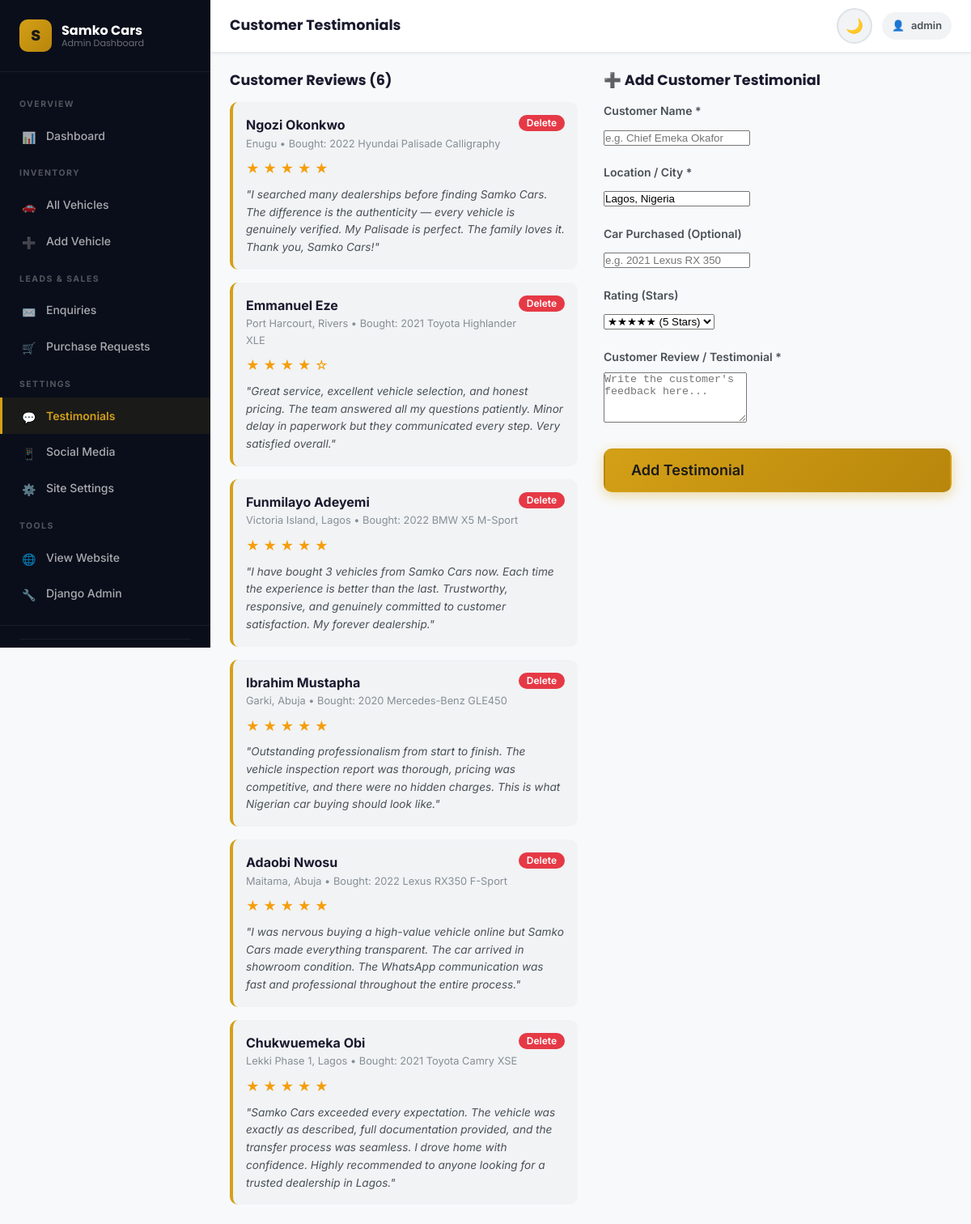
The app's page /admin-panel/testimonials/ (signed in) with its own data.
### apps/core/models.py (models this page shows, shortened)
class Testimonial(models.Model):
    name = models.CharField(max_length=120)
    location = models.CharField(max_length=120, default="Lekki, Lagos")
    vehicle_purchased = models.CharField(max_length=150, default="2021 Lexus RX 350")
    rating = models.PositiveSmallIntegerField(default=5)
    comment = models.TextField()
    is_active = models.BooleanField(default=True)
    order = models.PositiveIntegerField(default=0)
    created_at = models.DateTimeField(auto_now_add=True)
    class Meta:
        ordering = ['order', '-created_at']

### apps/admin_panel/views.py (the view, shortened to what this page needs)
# urls.py: path('testimonials/', views.testimonials_view, name='testimonials'),
@staff_required
def testimonials_view(request):
    testimonials = Testimonial.objects.all().order_by('-created_at')
    return render(request, 'admin_panel/testimonials.html', {'testimonials': testimonials})

### apps/core/models.py (called while the page is built)
    @classmethod
    def get_settings(cls):
        obj, created = cls.objects.get_or_create(id=1)
        return obj

### templates/admin_panel/testimonials.html (shortened to what this page needs)
{% extends 'admin_panel/base_admin.html' %}
{% block page_title %}Customer Testimonials{% endblock %}
{% block content %}
<div style="display:grid;grid-template-columns:1fr 1fr;gap:2rem">
  <div class="admin-card">
    <h3 style="font-size:1.1rem;font-weight:700;margin-bottom:1rem">Customer Reviews ({{ testimonials.count }})</h3>
    <div style="display:flex;flex-direction:column;gap:1rem">
      {% for test in testimonials %}
      <div style="padding:1rem;background:var(--bg-surface-2);border-radius:var(--radius-md);border-left:4px solid var(--color-primary)">
        <div style="display:flex;justify-content:space-between;align-items:flex-start;margin-bottom:0.5rem">
          <div>
            <div style="font-weight:700">{{ test.name }}</div>
            <div style="font-size:0.8rem;color:var(--text-muted)">{{ test.location }}{% if test.vehicle_purchased %} • Bought: {{ test.vehicle_purchased }}{% endif %}</div>
          </div>
          <a href="{% url 'admin_panel:testimonial_delete' test.id %}" onclick="return confirm('Delete this review?')" class="btn btn-sm btn-danger" style="padding:2px 8px;font-size:0.75rem">
            Delete
          </a>
        </div>
        <div style="color:#f59e0b;margin-bottom:0.5rem">
          {% for i in "12345"|make_list %}
            {% if forloop.counter <= test.rating %}★{% else %}☆{% endif %}
          {% endfor %}
        </div>
        <p style="font-size:0.85rem;color:var(--text-secondary);font-style:italic">"{{ test.comment }}"</p>
      </div>
      {% empty %}
      <div style="text-align:center;padding:2rem;color:var(--text-muted)">
        No customer reviews added yet. Add one using the form on the right.
      </div>
      {% endfor %}
    </div>
  </div>
  <div class="admin-card">
    <h3 style="font-size:1.1rem;font-weight:700;margin-bottom:1rem">➕ Add Customer Testimonial</h3>
    <form method="POST">
      <div class="form-group" style="margin-bottom:1.25rem">
        <label class="form-label" for="name">Customer Name *</label>
        <input type="text" id="name" name="name" class="form-input" placeholder="e.g. Chief Emeka Okafor" required>
      </div>
      <div class="form-group" style="margin-bottom:1.25rem">
        <label class="form-label" for="location">Location / City *</label>
        <input type="text" id="location" name="location" class="form-input" placeholder="e.g. Lekki, Lagos" value="Lagos, Nigeria" required>
      </div>
      <div class="form-group" style="margin-bottom:1.25rem">
        <label class="form-label" for="vehicle_purchased">Car Purchased (Optional)</label>
        <input type="text" id="vehicle_purchased" name="vehicle_purchased" class="form-input" placeholder="e.g. 2021 Lexus RX 350">
      </div>
      <div class="form-group" style="margin-bottom:1.25rem">
        <label class="form-label" for="rating">Rating (Stars)</label>
        <select id="rating" name="rating" class="form-select">
          <option value="5" selected>★★★★★ (5 Stars)</option>
        </select>
      </div>
      <div class="form-group" style="margin-bottom:1.5rem">
        <label class="form-label" for="comment">Customer Review / Testimonial *</label>
        <textarea id="comment" name="comment" class="form-textarea" rows="4" placeholder="Write the customer's feedback here..." required></textarea>
      </div>
      <button type="submit" class="btn btn-primary btn-lg" style="width:100%">Add Testimonial</button>
    </form>
  </div>
</div>
{% endblock %}

### templates/admin_panel/base_admin.html (shortened to what this page needs)
{% load static %}<!DOCTYPE html>
<html lang="en" data-theme="light">
<head>
  <link rel="stylesheet" href="{% static 'css/style.css' %}">
  <link rel="stylesheet" href="{% static 'css/admin.css' %}">
</head>
<body>
<div class="admin-layout">
  <aside id="admin-sidebar" class="admin-sidebar" role="navigation" aria-label="Admin navigation">
    <div class="sidebar-header">
      <div class="sidebar-logo">S</div>
      <div class="sidebar-brand-name">
        Samko Cars
        <small>Admin Dashboard</small>
      </div>
    </div>
    <nav class="sidebar-nav" aria-label="Main admin navigation">
      <div class="sidebar-section-label">Overview</div>
      <a href="{% url 'admin_panel:dashboard' %}" class="sidebar-link {% if request.resolver_match.url_name == 'dashboard' %}active{% endif %}">
        <span class="icon">📊</span> Dashboard
      </a>
      <div class="sidebar-section-label" style="margin-top:0.5rem">Inventory</div>
      <a href="{% url 'admin_panel:car_list' %}" class="sidebar-link {% if 'car' in request.resolver_match.url_name and request.resolver_match.url_name != 'car_add' %}active{% endif %}">
        <span class="icon">🚗</span> All Vehicles
      </a>
      <a href="{% url 'admin_panel:car_add' %}" class="sidebar-link {% if request.resolver_match.url_name == 'car_add' %}active{% endif %}">
        <span class="icon">➕</span> Add Vehicle
      </a>
      <div class="sidebar-section-label" style="margin-top:0.5rem">Leads & Sales</div>
      <a href="{% url 'admin_panel:enquiries' %}" class="sidebar-link {% if request.resolver_match.url_name == 'enquiries' %}active{% endif %}">
        <span class="icon">✉️</span> Enquiries
      </a>
      <a href="{% url 'admin_panel:purchases' %}" class="sidebar-link {% if request.resolver_match.url_name == 'purchases' %}active{% endif %}">
        <span class="icon">🛒</span> Purchase Requests
      </a>
      <div class="sidebar-section-label" style="margin-top:0.5rem">Settings</div>
      <a href="{% url 'admin_panel:testimonials' %}" class="sidebar-link {% if request.resolver_match.url_name == 'testimonials' %}active{% endif %}">
        <span class="icon">💬</span> Testimonials
      </a>
      <a href="{% url 'admin_panel:social' %}" class="sidebar-link {% if request.resolver_match.url_name == 'social' %}active{% endif %}">
        <span class="icon">📱</span> Social Media
      </a>
      <a href="{% url 'admin_panel:settings' %}" class="sidebar-link {% if request.resolver_match.url_name == 'settings' %}active{% endif %}">
        <span class="icon">⚙️</span> Site Settings
      </a>
      <div class="sidebar-section-label" style="margin-top:0.5rem">Tools</div>
      <a href="{% url 'core:home' %}" target="_blank" class="sidebar-link">
        <span class="icon">🌐</span> View Website
      </a>
      <a href="{% url 'admin:index' %}" target="_blank" class="sidebar-link">
        <span class="icon">🔧</span> Django Admin
      </a>
    </nav>
    <div class="sidebar-footer">
      <div style="padding:0.5rem 0;border-top:1px solid rgba(255,255,255,0.07);margin-bottom:0.5rem">
        <div style="font-size:0.75rem;color:rgba(255,255,255,0.4);margin-bottom:0.25rem">Signed in as</div>
      </div>
    </div>
  </aside>
  <div class="admin-main">
    <header class="admin-topbar">
      <div style="display:flex;align-items:center;gap:0.75rem">
        <h1>{% block page_title %}Dashboard{% endblock %}</h1>
      </div>
      <div class="admin-topbar-actions">
        <button id="theme-toggle" class="theme-toggle" type="button" aria-label="Toggle theme">🌙</button>
        <div class="admin-user-badge">
          <span>👤</span>
          <span>{{ request.user.get_full_name|default:request.user.username }}</span>
        </div>
      </div>
    </header>
    <div class="admin-content">
      {% block content %}{% endblock %}
    </div>
  </div>
</div>
</body>
</html>

### static/css/style.css (style rules this page uses)
:root { --color-primary: #D4A017; --color-primary-dark: #B8860B; --color-primary-light: #F5C842; --color-accent: #1E3A5F; --color-accent-light: #2c5282; --bg-base: #f8f9fa; --bg-surface: #ffffff; --bg-surface-2: #f1f3f5; --bg-surface-3: #e9ecef; --text-primary: #1a1a2e; --text-secondary: #495057; --text-muted: #868e96; --border-color: #dee2e6; --border-color-light: #e9ecef; --shadow-sm: 0 1px 3px rgba(0,0,0,0.08); --shadow-md: 0 4px 12px rgba(0,0,0,0.10); --shadow-lg: 0 8px 32px rgba(0,0,0,0.12); --shadow-xl: 0 20px 60px rgba(0,0,0,0.15); --color-success: #2d9d78; --color-warning: #f0a500; --color-danger: #e63946; --color-info: #3b82f6; --navbar-bg: rgba(255,255,255,0.97); --navbar-shadow: 0 2px 20px rgba(0,0,0,0.08); --card-bg: #ffffff; --card-radius: 16px; --card-hover-shadow: 0 12px 40px rgba(0,0,0,0.14); --font-primary: 'Inter', -apple-system, BlinkMacSystemFont, 'Segoe UI', sans-serif; --font-display: 'Poppins', sans-serif; --font-size-xs: 0.75rem; --font-size-sm: 0.875rem; --font-size-base: 1rem; --font-size-lg: 1.125rem; --font-size-xl: 1.25rem; --font-size-2xl: 1.5rem; --font-size-3xl: 1.875rem; --font-size-4xl: 2.25rem; --font-size-5xl: 3rem; --space-1: 0.25rem; --space-2: 0.5rem; --space-3: 0.75rem; --space-4: 1rem; --space-5: 1.25rem; --space-6: 1.5rem; --space-8: 2rem; --space-10: 2.5rem; --space-12: 3rem; --space-16: 4rem; --space-20: 5rem; --space-24: 6rem; --transition-fast: 0.15s ease; --transition-base: 0.25s ease; --transition-slow: 0.4s ease; --radius-sm: 6px; --radius-md: 10px; --radius-lg: 16px; --radius-xl: 24px; --radius-full: 9999px; }
*, *::before, *::after { box-sizing: border-box; margin: 0; padding: 0; }
html { scroll-behavior: smooth; -webkit-text-size-adjust: 100%; }
body { font-family: var(--font-primary); font-size: var(--font-size-base); line-height: 1.6; color: var(--text-primary); background-color: var(--bg-base); transition: background-color var(--transition-slow), color var(--transition-slow); overflow-x: hidden; }
a { color: var(--color-primary); text-decoration: none; transition: color var(--transition-fast); }
h1, h2, h3, h4, h5, h6 { font-family: var(--font-display); font-weight: 700; line-height: 1.2; color: var(--text-primary); }
.btn { display: inline-flex; align-items: center; gap: var(--space-2); padding: 0.75rem 1.5rem; font-family: var(--font-primary); font-size: var(--font-size-sm); font-weight: 600; border-radius: var(--radius-md); border: 2px solid transparent; cursor: pointer; transition: all var(--transition-base); text-decoration: none; white-space: nowrap; line-height: 1; }
.btn-primary { background: linear-gradient(135deg, var(--color-primary), var(--color-primary-dark)); color: #1a1a1a; box-shadow: 0 4px 15px rgba(212,160,23,0.4); }
.btn-danger { background: var(--color-danger); color: white; border-color: var(--color-danger); }
.btn-sm { padding: 0.5rem 1rem; font-size: var(--font-size-xs); }
.btn-lg { padding: 1rem 2rem; font-size: var(--font-size-lg); }
.form-group { margin-bottom: var(--space-4); }
.form-label { display: block; margin-bottom: var(--space-2); font-size: var(--font-size-sm); font-weight: 600; color: var(--text-secondary); }
.theme-toggle { width: 44px; height: 44px; border-radius: var(--radius-full); border: 2px solid var(--border-color); background: var(--bg-surface-2); cursor: pointer; display: flex; align-items: center; justify-content: center; font-size: 1.1rem; transition: all var(--transition-base); flex-shrink: 0; }

### records on screen
Testimonial: name "Ngozi Okonkwo", location "Enugu", vehicle_purchased "2022 Hyundai Palisade Calligraphy", rating 5 (drawn), comment "I searched many dealerships before finding Samko Cars. The difference is the authenticity — every vehicle is genuinely verified. My Palisade is perfect. The family loves it. Thank you, Samko Cars!"
Testimonial: name "Emmanuel Eze", location "Port Harcourt, Rivers", vehicle_purchased "2021 Toyota Highlander XLE", rating 4 (drawn), comment "Great service, excellent vehicle selection, and honest pricing. The team answered all my questions patiently. Minor delay in paperwork but they communicated every step. Very satisfied overall."
Testimonial: name "Funmilayo Adeyemi", location "Victoria Island, Lagos", vehicle_purchased "2022 BMW X5 M-Sport", rating 5 (drawn), comment "I have bought 3 vehicles from Samko Cars now. Each time the experience is better than the last. Trustworthy, responsive, and genuinely committed to customer satisfaction. My forever dealership."
Testimonial: name "Ibrahim Mustapha", location "Garki, Abuja", vehicle_purchased "2020 Mercedes-Benz GLE450", rating 5 (drawn), comment "Outstanding professionalism from start to finish. The vehicle inspection report was thorough, pricing was competitive, and there were no hidden charges. This is what Nigerian car buying should look like."
Testimonial: name "Adaobi Nwosu", location "Maitama, Abuja", vehicle_purchased "2022 Lexus RX350 F-Sport", rating 5 (drawn), comment "I was nervous buying a high-value vehicle online but Samko Cars made everything transparent. The car arrived in showroom condition. The WhatsApp communication was fast and professional throughout the entire process."
Testimonial: name "Chukwuemeka Obi", location "Lekki Phase 1, Lagos", vehicle_purchased "2021 Toyota Camry XSE", rating 5 (drawn), comment "Samko Cars exceeded every expectation. The vehicle was exactly as described, full documentation provided, and the transfer process was seamless. I drove home with confidence. Highly recommended to anyone looking for a trusted dealership in Lagos."

### other values on screen
{{ request.user.get_full_name|default:request.user.username }} "admin"
{{ testimonials.count }} "6"
